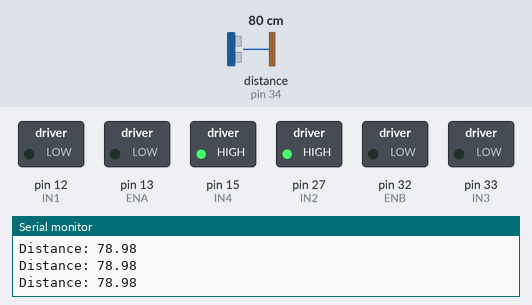
This sketch was run on a simulated Arduino Mega 2560, built with avr-gcc and run on an emulated ATmega2560. Parts: switched loads named in the sketch (green lamp = pin HIGH), the last lines printed to the serial monitor. Wiring (inferred from the names in the program): ultrasonic range finder: trigger pin 26; echo pin 34. The inputs (shaded band) are chosen by the test bench; at power-on: distance to the obstacle (sensor on pin 34) 80 cm. The echo pulse lasts 58.3 µs per cm; pins used as bus, display or sensor lines are not drawn.

Above: at 0.5 s.
At 2.16 s:
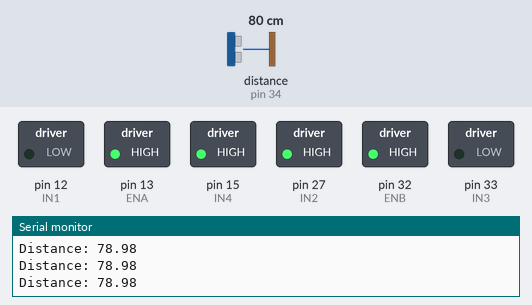
Timing chart, 0 to 3.0 s (numbered marks = the images above):
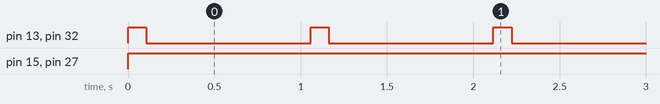

The sketch:

ultrasonic_motor_power_switch_test.ino
```cpp
int i = 0;


//Initialize Ultrasonic
#define ECHO_PIN 34
#define TRIG_PIN 26

//Initialize Motors
#define ENA 13
#define IN1 12
#define IN2 27
#define IN3 33
#define IN4 15
#define ENB 32

//define sound speed in cm/uS
#define SOUND_SPEED 0.034
#define CM_TO_INCH 0.393701

//Sensor timers
unsigned long pingTimerUs;
unsigned int pingSpeed = 50;

float distanceCm;

void setup() {
  Serial.begin(115200); // Starts the serial communication
  pinMode(ECHO_PIN, INPUT);
  pinMode(TRIG_PIN, OUTPUT);

  pinMode(ENA, OUTPUT);
  pinMode(IN1, OUTPUT);
  pinMode(IN2, OUTPUT);
  pinMode(IN3, OUTPUT);
  pinMode(IN4, OUTPUT);
  pinMode(ENB, OUTPUT);


  //Sensor timers
  pingTimerUs = millis()+ 50; // Start now.
}

void loop() {

  if (millis() >= pingTimerUs) {
    pingTimerUs += pingSpeed;
    echoSensor();
  }

  if (i % 10 == 0) {
    analogWrite(ENA,255);
    analogWrite(ENB, 255);
  } else {
    analogWrite(ENA,0);
    analogWrite(ENB, 0);
  }

  digitalWrite(IN1,LOW);
  digitalWrite(IN2,HIGH);
  digitalWrite(IN3,LOW);
  digitalWrite(IN4,HIGH);

  // Prints the distance in the Serial Monitor
  Serial.print("Distance: ");
  Serial.println(distanceCm);

  i++;

  delay(100);
}

void echoSensor(){

  int trigPin = TRIG_PIN;
  int echoPin = ECHO_PIN;
  long duration;
  float distance;


  // Clears the trigPin
  digitalWrite(trigPin, LOW);
  delayMicroseconds(2);
  // Sets the trigPin on HIGH state for 10 micro seconds
  digitalWrite(trigPin, HIGH);
  delayMicroseconds(10);
  digitalWrite(trigPin, LOW);

  // Reads the echoPin, returns the sound wave travel time in microseconds
  duration = pulseIn(echoPin, HIGH);

  // Calculate the distance
  distance = duration * SOUND_SPEED/2;
  distanceCm = distance;
}
```

Measured:
- by itself, pin 13 (ENA), pin 32 (ENB): alternates HIGH for 0.11 s and LOW for 0.95 s
- by itself, pin 15 (IN4), pin 27 (IN2): LOW → HIGH at 0.00 s
